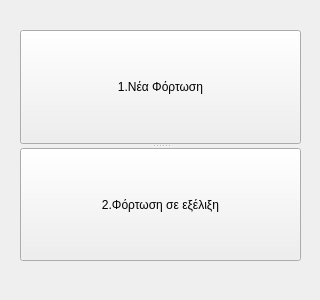
<?xml version="1.0" encoding="UTF-8"?>
<ui version="4.0">
 <class>fortosi_selClass</class>
 <widget class="QWidget" name="fortosi_selClass">
  <property name="geometry">
   <rect>
    <x>0</x>
    <y>0</y>
    <width>320</width>
    <height>300</height>
   </rect>
  </property>
  <property name="windowTitle">
   <string>Φόρτωση</string>
  </property>
  <widget class="QSplitter" name="splitter">
   <property name="geometry">
    <rect>
     <x>20</x>
     <y>30</y>
     <width>281</width>
     <height>231</height>
    </rect>
   </property>
   <property name="orientation">
    <enum>Qt::Vertical</enum>
   </property>
   <widget class="QPushButton" name="pushButton">
    <property name="text">
     <string>1.Νέα Φόρτωση</string>
    </property>
    <property name="shortcut">
     <string>1</string>
    </property>
   </widget>
   <widget class="QPushButton" name="pushButton_2">
    <property name="text">
     <string>2.Φόρτωση σε εξέλιξη</string>
    </property>
    <property name="shortcut">
     <string>2</string>
    </property>
   </widget>
  </widget>
 </widget>
 <layoutdefault spacing="6" margin="11"/>
 <resources/>
 <connections/>
</ui>
